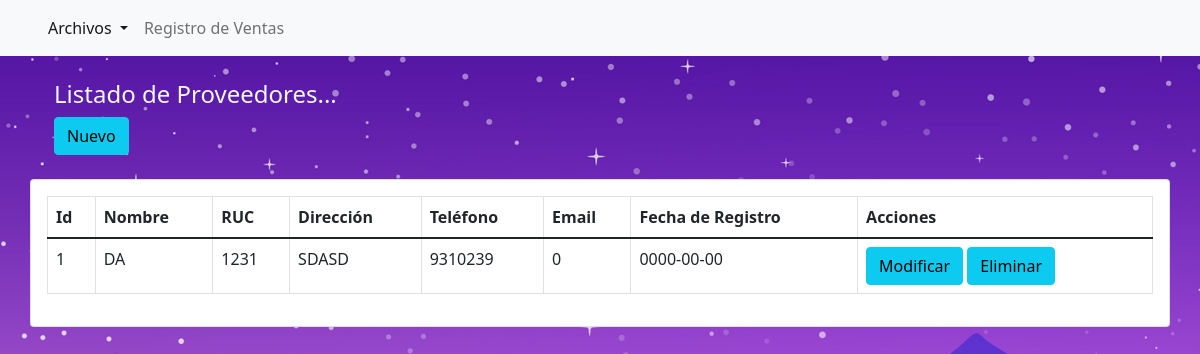
The app's page /lista_proveedor.php (signed in) with its own data.
### tables this page shows
CREATE TABLE `proveedores` (
  `idProveedor` int(11) NOT NULL,
  `nombre_proveedor` varchar(50) NOT NULL,
  `direccion_proveedor` varchar(100) NOT NULL,
  `ruc_proveedor` int(11) NOT NULL,
  `email_proveedor` int(11) NOT NULL,
  `telefono_proveedor` int(11) NOT NULL,
  `fecha_registro_proveedor` date NOT NULL,
  `idLinea` int(11) DEFAULT NULL
);

### clases/proveedor.php (called while the page is built, shortened)
<?php
class  Proveedor {
        private $con;
		public function conectar_db($cn){
			$this->con = $cn;
		}
		public function listaproveedor(){
			$sql = "SELECT * FROM proveedores";
			$res = mysqli_query($this->con, $sql);
			return $res;
		}
	}
?>

### lista_proveedor.php (the view, shortened to what this page needs)
<?php
include_once('header.php');
include_once('includes/acceso.php');
include_once('clases/proveedor.php');
$conexion = connect_db();
$oproveedor = new Proveedor();
$oproveedor->conectar_db($conexion);
$datos_proveedor = $oproveedor->listaproveedor();
if ($datos_proveedor){
    ?>
    <div class="container p-12">
        <div class="row">
        <div class="container p-4">
        <h4>Listado de Proveedores...</h4>
        <a href="agrega_prov.php" class="btn btn-info add-new">Nuevo</a>
        </div>
        <div class="card card-body">
            <table class="table table-bordered">
            <thead>
                <tr>
                    <th>Id</th>
                    <th>Nombre</th>
                    <th>RUC</th>
                    <th>Dirección</th>
                    <th>Teléfono</th>
                    <th>Email</th>
                    <th>Fecha de Registro</th>
                    <th>Acciones</th>
                </tr>
            </thead>
            <tbody>
    <?php
    while ($row = mysqli_fetch_array($datos_proveedor)){
        $id = $row['idProveedor'];
        $nom = $row['nombre_proveedor'];
        $ruc = $row['ruc_proveedor'];
        $dir = $row['direccion_proveedor'];
        $tel = $row['telefono_proveedor'];
        $email = $row['email_proveedor'];
        $fechare = $row['fecha_registro_proveedor'];
        ?>
                <tr>
                    <td><?php echo $id; ?></td>
                    <td><?php echo $nom; ?></td>
                    <td><?php echo $ruc; ?></td>
                    <td><?php echo $dir; ?></td>
                    <td><?php echo $tel; ?></td>
                    <td><?php echo $email; ?></td>
                    <td><?php echo $fechare; ?></td>
                    <td>
                    <a href="modifica_proveedor.php?codigo=<?php echo $id; ?>" class="btn btn-info add-new">Modificar</a>
                    <a href="elimina_prov.php?codigo=<?php echo $id; ?>" class="btn btn-info add-new">Eliminar</a>
                    </td>
                </tr>
             <?php
    }
    ?>
    </tbody>
   </table>
            </div>
        </div>
    </div>
<?php
}
?>

### css/login.css (style rules this page uses)
body { min-height: 100vh; background: url('zona.jpg') no-repeat; }
h4 { color: aliceblue; }

### records on screen
proveedores: idProveedor "1", nombre_proveedor "DA", ruc_proveedor "1231", direccion_proveedor "SDASD", telefono_proveedor "9310239", email_proveedor "0", fecha_registro_proveedor "0000-00-00"
